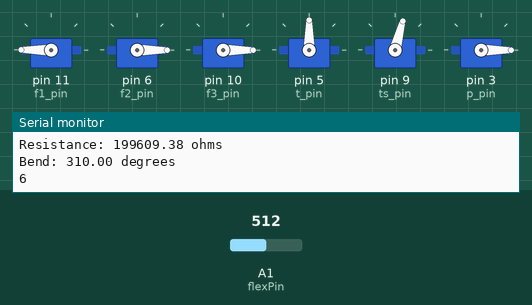
A sketch run on a simulated Arduino Uno, built with avr-gcc and run on an emulated ATmega328P. On the bench: 6 × servo, the last lines printed to the serial monitor. Inputs (shaded band) come from the test bench; at power-on: A1 (flexPin) = 512.

Above: at 1.3 s.
1.4 s: A1 (flexPin) set to 421
2.9 s: A1 (flexPin) set to 388
At 4.2 s:
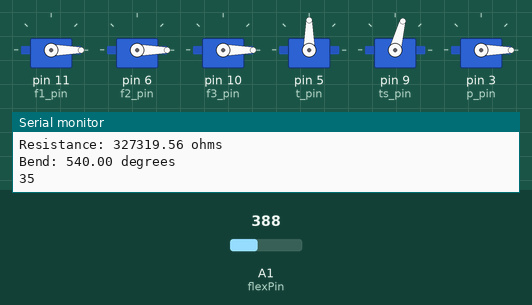
4.5 s: A1 (flexPin) set to 170
At 5.7 s:
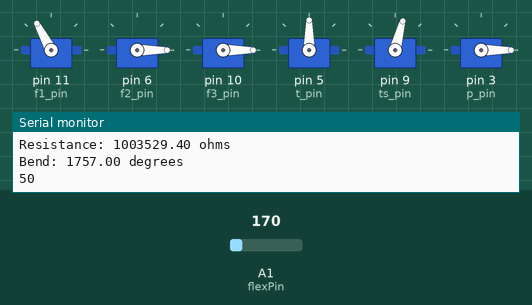
6.0 s: A1 (flexPin) set to 306
At 6.3 s:
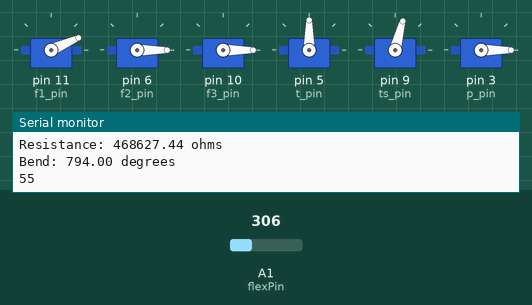
7.5 s: A1 (flexPin) set to 122
At 7.9 s:
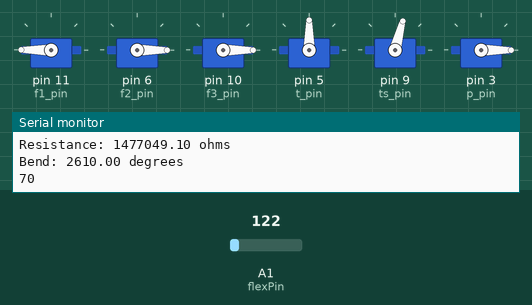
9.0 s: A1 (flexPin) set to 190
At 9.6 s:
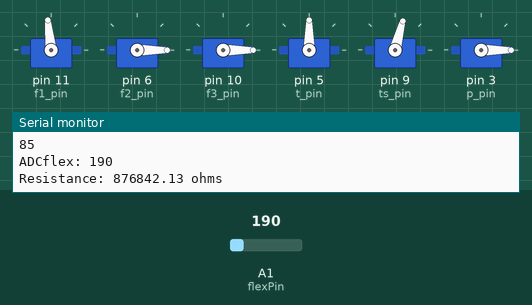
Timing chart, 0 to 11.5 s (numbered marks = the images above; inputs shaded):
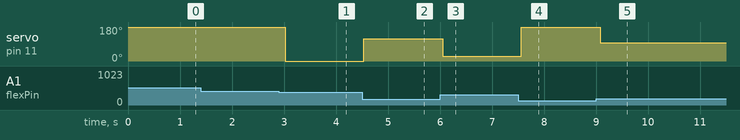

The sketch:

flexSensorTest.ino
```cpp
#include <Servo.h>

const int flexPin = A1;      // Pin connected to voltage divider output
const int f1_pin = 11;
const int f2_pin = 6;
const int f3_pin = 10;
const int t_pin = 5;
const int p_pin = 3;
const int ts_pin = 9;

Servo f1;
Servo f2;
Servo f3;
Servo t;
Servo p;

int a1 = 0;
int a2 = 0;
int a3 = 0;
int a4 = 0;
int a5 = 0;
Servo ts;

// Change these constants according to your project's design
const float VCC = 5;      // voltage at Ardunio 5V line
const float R_DIV = 200000.0;  // resistor used to create a voltage divider
const float flatResistance = 27000.0; // resistance when flat, Sensor 1: T1-50, T2-45, T3-35
const float bendResistance = 77000.0;  // resistance at 90 deg, Retesting, max hit at 65, angle<90, T3-50 t4 - 55

void setup() {
  Serial.begin(9600);
  pinMode(flexPin, INPUT);

  f1.attach(f1_pin);
  f2.attach(f2_pin);
  f3.attach(f3_pin);
  t.attach(t_pin);
  ts.attach(ts_pin);
  p.attach(p_pin);
//  Serial.begin(9600);
  f1.write(0);
  f2.write(0);
  f3.write(0);
  t.write(90);
  ts.write(75); //works, range is from 45 to 75
  p.write(0); //works

}

void loop() {
  // Read the ADC, and calculate voltage and resistance from it
  int ADCflex = analogRead(flexPin);
  float Vflex = ADCflex * VCC / 1023.0;
  float Rflex = R_DIV * (VCC / Vflex - 1.0);
  Serial.println("ADCflex: " + String(ADCflex));
  Serial.println("Resistance: " + String(Rflex) + " ohms");

  // Use the calculated resistance to estimate the sensor's bend angle:
  float angle = map(Rflex, flatResistance, bendResistance, 0, 90.0);
  Serial.println("Bend: " + String(angle) + " degrees");
  //Serial.println();

  a1 = a2;
  a2 = a3;
  a3 = a4;
  a4 = a5;

  int a = 0;
  if (angle > 180){a = 180;}
  else if (angle > 0) {a = angle;}

  if (a > a4 + 5) {a = a4 + 5;}

  a5 = a;
  int res = (a1 + a2 + a3 + a4 + a5) / 5;
//    int res = angle;

  Serial.println(res);
//  Serial.println(angle);

  if(res<0)
  {
    f1.write(0);
  }
  else if(res>180)
  {
    f1.write(180);
  }
  else
  {
    f1.write(angle);
  }

  delay(500);
}
```

Measured:
- the behaviour switches between 406 and 405 on A1 (flexPin) (found by bisection; images 0 and 1)
- after the input at 2.9 s, servo on pin 11 (f1_pin): 180° → 0° after 0.12 s
- after the input at 4.5 s, servo on pin 11 (f1_pin): 0° → 118° at once
- after the input at 6.0 s, servo on pin 11 (f1_pin): 118° → 24° after 0.05 s
- after the input at 7.5 s, servo on pin 11 (f1_pin): 24° → 180° after 0.06 s
- after the input at 9.0 s, servo on pin 11 (f1_pin): 180° → 96° after 0.08 s
